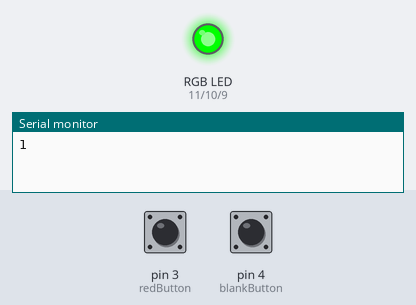
A program run on a simulated Arduino Nano, built with avr-gcc and run on an emulated ATmega328P. Parts: an RGB LED mixed from three pins (HIGH = lit), the last lines printed to the serial monitor. The test bench sets the inputs (shaded band); at power-on: pin 3 (redButton) HIGH, pin 4 (blankButton) HIGH.

Above: at 1.2 s.
1.3 s: pin 3 (redButton) pulled LOW for 0.15 s
At 2.3 s:
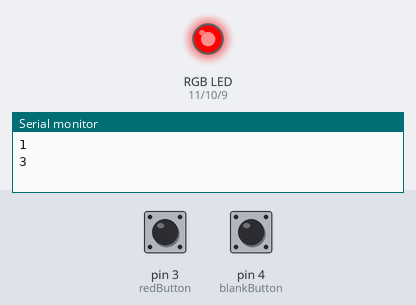
2.9 s: pin 3 (redButton) pulled LOW for 1 s
At 3.4 s:
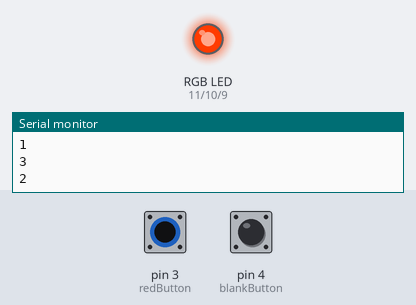
5.4 s: pin 4 (blankButton) pulled LOW for 0.15 s
At 6.6 s:
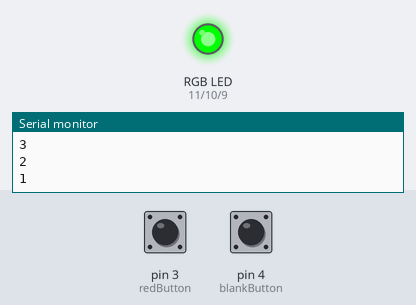
Timing chart, 0 to 8.4 s (numbered marks = the images above; inputs shaded):
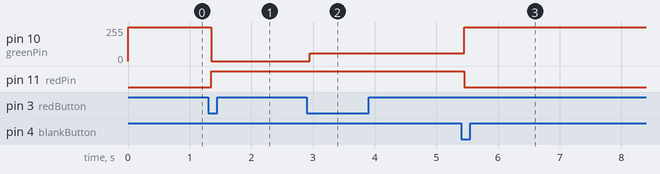

Measured:
- after the input at 1.3 s, pin 10 (greenPin): 255/255 → 0/255 after 0.05 s; pin 11 (redPin): LOW → HIGH after 0.05 s
- after the input at 2.9 s, pin 10 (greenPin): 0/255 → 60/255 after 0.05 s
- after the input at 5.4 s, pin 10 (greenPin): 60/255 → 255/255 after 0.05 s; pin 11 (redPin): HIGH → LOW after 0.05 s

The program:

main.cpp
```cpp
// #include <ros.h>
// #include <std_msgs/String.h>
#include <Arduino.h>
#include <Bounce2.h>

// project made using an arduino nano, rgb led and 2 buttons
// will be a hardware interface for an estop

// colour pins for led
#define redPin 11
#define greenPin 10
#define bluePin 9

// button pins
#define redButton 3   // eStop
#define blankButton 4 // resume

// creates button objects for debouncer
Bounce2::Button eStop = Bounce2::Button();
Bounce2::Button resume = Bounce2::Button();

const int interval = 50; // debounce interval
int progState = 1;       // state machine position
int stopState = 0;       // estop latch, so that non latching button works
int toggle = 1;          // toggle for led test

// function declarations
void setColor(int redValue, int greenValue, int blueValue); // allows you to set colour by rgb values
void setGreen();                                            // sets green colour
void setColour(String colour);                              // set colour by name (red, orange, green)
void input();                                               // type colour into serial monitor (untested)
void ledTest(int toggle);                                   // switch case funtion that runs various led tests based on toggle
void buttonTest();                                          // test estop button state
void stateMachine(int state, int stp);                      // state machine that has 3 states, running, stopped and armed

void setup()
{

  Serial.begin(9600);
  Serial.println(1);

  // led init
  pinMode(redPin, OUTPUT);
  pinMode(greenPin, OUTPUT);
  pinMode(bluePin, OUTPUT);

  // button init

  eStop.attach(redButton, INPUT_PULLUP);
  eStop.interval(interval);
  eStop.setPressedState(LOW);

  resume.attach(blankButton, INPUT_PULLUP);
  resume.interval(interval);
  resume.setPressedState(LOW);
}

void loop()
{

  stateMachine(progState, stopState);
}

void setColor(int redValue, int greenValue, int blueValue)
{
  analogWrite(redPin, redValue);
  analogWrite(greenPin, greenValue);
  analogWrite(bluePin, blueValue);
}

void stateMachine(int state, int stp)
{

  eStop.update();
  resume.update();

  // Serial.println(eStop.pressed());
  switch (state)
  {
  case 1: // running
    // Serial.println("running");
    setColour("green");
    if (eStop.pressed())
    {
      Serial.println(3);
      progState = 2;
      stopState = 1; // used to toggle estop
    }

    break;
  case 2: // stopped

    setColour("red");
    if (eStop.pressed())
    {
      stopState = 0;
    }
    if (stp == 0)
    {
      progState = 3;
      Serial.println(2);
    }

    break;
  case 3: // armed
    // Serial.println("stopped"); // can be changed to armed if you want it to publish armed state
    setColour("orange");
    if (eStop.pressed())
    {
      stopState = 1;
    }
    if (stp == 1)
    {
      progState = 2;
    }
    if ((stp == 0) && (resume.pressed()))
    {
      Serial.println(1);
      progState = 1;
    }
    break;
  default:
    break;
  }
}

void buttonTest()
{
  eStop.update();
  resume.update();

  if (eStop.pressed())
  {
    stopState = !stopState;
  }

  Serial.println(stopState);

  delay(500);
}
void setGreen()
{
  analogWrite(redPin, 0);
  analogWrite(greenPin, 255);
  analogWrite(bluePin, 0);
}

void setColour(String colour)
{

  if (colour == "green")
  {
    // Serial.println("green");
    analogWrite(redPin, 0);
    analogWrite(greenPin, 255);
    analogWrite(bluePin, 0);
  }
  if (colour == "red")
  {
    // Serial.println("red");
    analogWrite(redPin, 255);
    analogWrite(greenPin, 0);
    analogWrite(bluePin, 0);
  }
  if (colour == "orange")
  {
    // Serial.println("orange");
    analogWrite(redPin, 255);
    analogWrite(greenPin, 60);
    analogWrite(bluePin, 0);
  }
}

void input()

{
  if (Serial.available())
  {
    String input = Serial.readStringUntil('\n');
    setColour(input);
  }
}

void ledTest(int toggle)
{
  switch (toggle)
  {
  case 1:
    setColour("green");
    delay(1000);
    setColour("orange");
    delay(1000);
    setColour("red");
    delay(1000);
    break;
  case 2:
    input();
  case 3:
    setColor(255, 0, 0); // Red Color
    delay(1000);
    setColor(0, 255, 0); // Green Color
    delay(1000);
    setColor(0, 0, 255); // Blue Color
    delay(1000);
    setColor(255, 255, 255); // White Color
    delay(1000);
    setColor(170, 0, 255); // Purple Color
    delay(1000);
  case 4:
    setColour("red");
    delay(1000);
  case 5:
    setColor(255, 0, 0); // Red Color
    delay(1000);
  default:
    break;
  }
}
```
